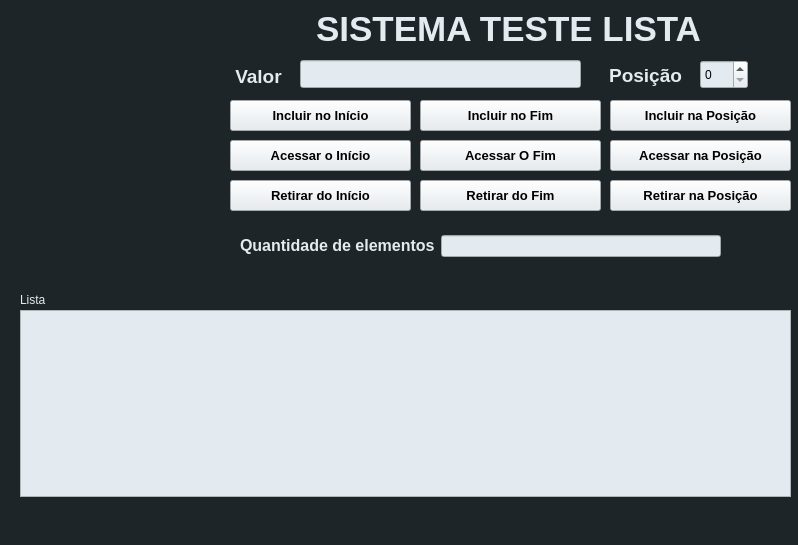
<?xml version="1.0" encoding="UTF-8"?>
<ui version="4.0">
 <class>MainWindow</class>
 <widget class="QMainWindow" name="MainWindow">
  <property name="geometry">
   <rect>
    <x>0</x>
    <y>0</y>
    <width>798</width>
    <height>545</height>
   </rect>
  </property>
  <property name="windowTitle">
   <string>MainWindow</string>
  </property>
  <property name="styleSheet">
   <string notr="true">background-color: rgb(30, 37, 40);</string>
  </property>
  <widget class="QWidget" name="centralwidget">
   <widget class="QLabel" name="label">
    <property name="geometry">
     <rect>
      <x>290</x>
      <y>0</y>
      <width>437</width>
      <height>58</height>
     </rect>
    </property>
    <property name="styleSheet">
     <string notr="true">color: rgb(228, 235, 240);</string>
    </property>
    <property name="text">
     <string>&lt;html&gt;&lt;head/&gt;&lt;body&gt;&lt;p&gt;&lt;span style=&quot; font-size:26pt; font-weight:700;&quot;&gt;SISTEMA TESTE LISTA&lt;/span&gt;&lt;/p&gt;&lt;/body&gt;&lt;/html&gt;</string>
    </property>
    <property name="alignment">
     <set>Qt::AlignCenter</set>
    </property>
   </widget>
   <widget class="QTextEdit" name="textEditSaida">
    <property name="geometry">
     <rect>
      <x>20</x>
      <y>310</y>
      <width>771</width>
      <height>187</height>
     </rect>
    </property>
    <property name="styleSheet">
     <string notr="true">background-color: rgb(228, 235, 240);
color: rgb(0, 0, 0);</string>
    </property>
   </widget>
   <widget class="QLabel" name="label_3">
    <property name="geometry">
     <rect>
      <x>20</x>
      <y>290</y>
      <width>30</width>
      <height>20</height>
     </rect>
    </property>
    <property name="styleSheet">
     <string notr="true">color: rgb(228, 235, 240);</string>
    </property>
    <property name="text">
     <string>Lista</string>
    </property>
   </widget>
   <widget class="QLabel" name="label_4">
    <property name="geometry">
     <rect>
      <x>18</x>
      <y>44</y>
      <width>16</width>
      <height>20</height>
     </rect>
    </property>
    <property name="text">
     <string/>
    </property>
   </widget>
   <widget class="QLabel" name="label_5Foto">
    <property name="geometry">
     <rect>
      <x>20</x>
      <y>10</y>
      <width>171</width>
      <height>201</height>
     </rect>
    </property>
    <property name="text">
     <string/>
    </property>
    <property name="pixmap">
     <pixmap resource="ArquivoDeRecursos.qrc">:/imagens/Imagens/9f6dffae-6464-4a52-bdd2-d10983f44ca0.jpg</pixmap>
    </property>
    <property name="scaledContents">
     <bool>true</bool>
    </property>
   </widget>
   <widget class="QPushButton" name="pushButtonIncluirFim">
    <property name="geometry">
     <rect>
      <x>420</x>
      <y>100</y>
      <width>181</width>
      <height>31</height>
     </rect>
    </property>
    <property name="font">
     <font>
      <pointsize>10</pointsize>
      <bold>true</bold>
     </font>
    </property>
    <property name="styleSheet">
     <string notr="true">background-color: rgb(228, 235, 240);
color: rgb(0, 0, 0);</string>
    </property>
    <property name="text">
     <string>Incluir no Fim</string>
    </property>
   </widget>
   <widget class="QPushButton" name="pushButtonAcessarFim">
    <property name="geometry">
     <rect>
      <x>420</x>
      <y>140</y>
      <width>181</width>
      <height>31</height>
     </rect>
    </property>
    <property name="font">
     <font>
      <pointsize>10</pointsize>
      <bold>true</bold>
     </font>
    </property>
    <property name="styleSheet">
     <string notr="true">background-color: rgb(228, 235, 240);
color: rgb(0, 0, 0);</string>
    </property>
    <property name="text">
     <string>Acessar O Fim</string>
    </property>
   </widget>
   <widget class="QPushButton" name="pushButtonRetirarFim">
    <property name="geometry">
     <rect>
      <x>420</x>
      <y>180</y>
      <width>181</width>
      <height>31</height>
     </rect>
    </property>
    <property name="font">
     <font>
      <pointsize>10</pointsize>
      <bold>true</bold>
     </font>
    </property>
    <property name="styleSheet">
     <string notr="true">background-color: rgb(228, 235, 240);
color: rgb(0, 0, 0);</string>
    </property>
    <property name="text">
     <string>Retirar do Fim</string>
    </property>
   </widget>
   <widget class="QLineEdit" name="lineEditValor">
    <property name="geometry">
     <rect>
      <x>300</x>
      <y>60</y>
      <width>281</width>
      <height>28</height>
     </rect>
    </property>
    <property name="styleSheet">
     <string notr="true">background-color: rgb(228, 235, 240);
color: rgb(0, 0, 0);</string>
    </property>
   </widget>
   <widget class="QLabel" name="label_2">
    <property name="geometry">
     <rect>
      <x>231</x>
      <y>61</y>
      <width>55</width>
      <height>31</height>
     </rect>
    </property>
    <property name="styleSheet">
     <string notr="true">color: rgb(228, 235, 240);</string>
    </property>
    <property name="text">
     <string>&lt;html&gt;&lt;head/&gt;&lt;body&gt;&lt;p&gt;&lt;span style=&quot; font-size:14pt; font-weight:700;&quot;&gt;Valor&lt;/span&gt;&lt;/p&gt;&lt;/body&gt;&lt;/html&gt;</string>
    </property>
    <property name="alignment">
     <set>Qt::AlignCenter</set>
    </property>
   </widget>
   <widget class="QPushButton" name="pushButtonRetirar">
    <property name="geometry">
     <rect>
      <x>230</x>
      <y>180</y>
      <width>181</width>
      <height>31</height>
     </rect>
    </property>
    <property name="font">
     <font>
      <pointsize>10</pointsize>
      <bold>true</bold>
     </font>
    </property>
    <property name="styleSheet">
     <string notr="true">background-color: rgb(228, 235, 240);
color: rgb(0, 0, 0);</string>
    </property>
    <property name="text">
     <string>Retirar do Início</string>
    </property>
   </widget>
   <widget class="QPushButton" name="pushButtonIncluir">
    <property name="geometry">
     <rect>
      <x>230</x>
      <y>100</y>
      <width>181</width>
      <height>31</height>
     </rect>
    </property>
    <property name="font">
     <font>
      <pointsize>10</pointsize>
      <bold>true</bold>
     </font>
    </property>
    <property name="styleSheet">
     <string notr="true">background-color: rgb(228, 235, 240);
color: rgb(0, 0, 0);</string>
    </property>
    <property name="text">
     <string>Incluir no Início</string>
    </property>
   </widget>
   <widget class="QPushButton" name="pushButtonAcessar">
    <property name="geometry">
     <rect>
      <x>230</x>
      <y>140</y>
      <width>181</width>
      <height>31</height>
     </rect>
    </property>
    <property name="font">
     <font>
      <pointsize>10</pointsize>
      <bold>true</bold>
     </font>
    </property>
    <property name="styleSheet">
     <string notr="true">background-color: rgb(228, 235, 240);
color: rgb(0, 0, 0);</string>
    </property>
    <property name="text">
     <string>Acessar o Início</string>
    </property>
   </widget>
   <widget class="QWidget" name="layoutWidget">
    <property name="geometry">
     <rect>
      <x>240</x>
      <y>231</y>
      <width>481</width>
      <height>30</height>
     </rect>
    </property>
    <layout class="QHBoxLayout" name="horizontalLayout">
     <item>
      <widget class="QLabel" name="label_5">
       <property name="styleSheet">
        <string notr="true">color: rgb(228, 235, 240);</string>
       </property>
       <property name="text">
        <string>&lt;html&gt;&lt;head/&gt;&lt;body&gt;&lt;p&gt;&lt;span style=&quot; font-size:12pt; font-weight:700;&quot;&gt;Quantidade de elementos&lt;/span&gt;&lt;/p&gt;&lt;/body&gt;&lt;/html&gt;</string>
       </property>
      </widget>
     </item>
     <item>
      <widget class="QLineEdit" name="lineEditQE">
       <property name="styleSheet">
        <string notr="true">background-color: rgb(228, 235, 240);
color: rgb(0, 0, 0);</string>
       </property>
      </widget>
     </item>
    </layout>
   </widget>
   <widget class="QPushButton" name="pushButtonAcessarPos">
    <property name="geometry">
     <rect>
      <x>610</x>
      <y>140</y>
      <width>181</width>
      <height>31</height>
     </rect>
    </property>
    <property name="font">
     <font>
      <pointsize>10</pointsize>
      <bold>true</bold>
     </font>
    </property>
    <property name="styleSheet">
     <string notr="true">background-color: rgb(228, 235, 240);
color: rgb(0, 0, 0);</string>
    </property>
    <property name="text">
     <string>Acessar na Posição</string>
    </property>
   </widget>
   <widget class="QSpinBox" name="spinBox">
    <property name="geometry">
     <rect>
      <x>700</x>
      <y>60</y>
      <width>48</width>
      <height>29</height>
     </rect>
    </property>
    <property name="styleSheet">
     <string notr="true">background-color: rgb(228, 235, 240);
color: rgb(0, 0, 0);</string>
    </property>
   </widget>
   <widget class="QLabel" name="label_6">
    <property name="geometry">
     <rect>
      <x>600</x>
      <y>60</y>
      <width>91</width>
      <height>31</height>
     </rect>
    </property>
    <property name="styleSheet">
     <string notr="true">color: rgb(228, 235, 240);</string>
    </property>
    <property name="text">
     <string>&lt;html&gt;&lt;head/&gt;&lt;body&gt;&lt;p&gt;&lt;span style=&quot; font-size:14pt; font-weight:700;&quot;&gt;Posição&lt;/span&gt;&lt;/p&gt;&lt;/body&gt;&lt;/html&gt;</string>
    </property>
    <property name="alignment">
     <set>Qt::AlignCenter</set>
    </property>
   </widget>
   <widget class="QPushButton" name="pushButtonRetirarPos">
    <property name="geometry">
     <rect>
      <x>610</x>
      <y>180</y>
      <width>181</width>
      <height>31</height>
     </rect>
    </property>
    <property name="font">
     <font>
      <pointsize>10</pointsize>
      <bold>true</bold>
     </font>
    </property>
    <property name="styleSheet">
     <string notr="true">background-color: rgb(228, 235, 240);
color: rgb(0, 0, 0);</string>
    </property>
    <property name="text">
     <string>Retirar na Posição</string>
    </property>
   </widget>
   <widget class="QPushButton" name="pushButtonIncluirPos">
    <property name="geometry">
     <rect>
      <x>610</x>
      <y>100</y>
      <width>181</width>
      <height>31</height>
     </rect>
    </property>
    <property name="font">
     <font>
      <pointsize>10</pointsize>
      <bold>true</bold>
     </font>
    </property>
    <property name="styleSheet">
     <string notr="true">background-color: rgb(228, 235, 240);
color: rgb(0, 0, 0);</string>
    </property>
    <property name="text">
     <string>Incluir na Posição</string>
    </property>
   </widget>
  </widget>
  <widget class="QMenuBar" name="menubar">
   <property name="geometry">
    <rect>
     <x>0</x>
     <y>0</y>
     <width>798</width>
     <height>25</height>
    </rect>
   </property>
  </widget>
  <widget class="QStatusBar" name="statusbar"/>
 </widget>
 <resources>
  <include location="ArquivoDeRecursos.qrc"/>
 </resources>
 <connections/>
</ui>
